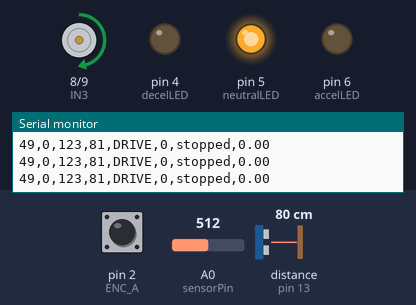
Simulated run of this sketch. Board: Arduino Uno, built with avr-gcc and run on an emulated ATmega328P. On the bench: motor-driver pin pairs drawn as motors (green arrow = first pin HIGH = forward, orange = second pin HIGH = backward, longer = more drive, scaled by the enable pin), output pins drawn as LEDs (lit = HIGH), the last lines printed to the serial monitor. Inputs (shaded band) come from the test bench; at power-on: A0 (sensorPin) = 512, pin 2 (ENC_A) HIGH, distance to the obstacle (sensor on pin 13) 80 cm. The echo pulse lasts 58.3 µs per cm.

Above: at 1.2 s.
1.3 s: A0 (sensorPin) set to 716
At 1.6 s:
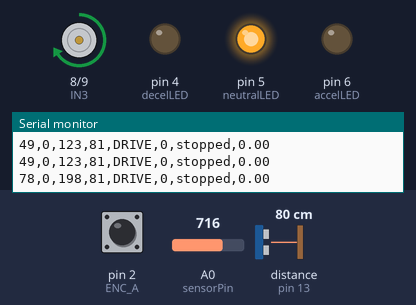
2.8 s: A0 (sensorPin) set to 306
At 3.7 s:
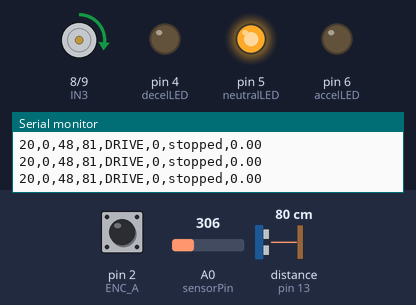
4.4 s: A0 (sensorPin) set to 122
At 5.6 s:
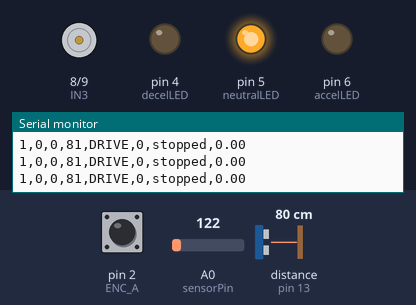
6.0 s: A0 (sensorPin) set to 159
7.5 s: A0 (sensorPin) set to 185
At 8.0 s:
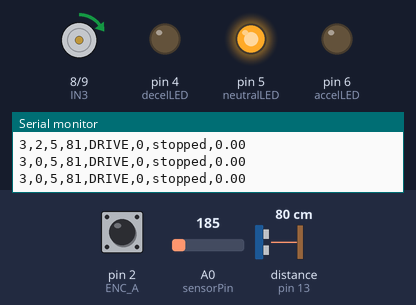
Timing chart, 0 to 10.5 s (numbered marks = the images above; inputs shaded):
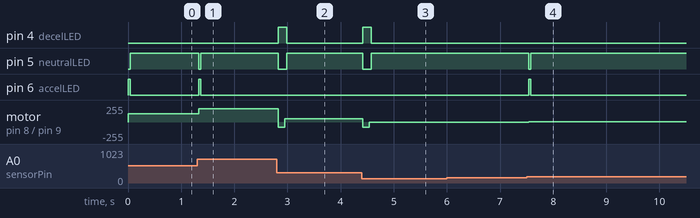

Measured:
- after the input at 1.3 s, pin 5 (neutralLED): HIGH → LOW at once, → HIGH 0.04 s later; pin 6 (accelLED): LOW → HIGH at once, → LOW 0.04 s later; motor on pin 8 (IN3) / pin 9 (IN4): forward 123/255 → forward 198/255 at once
- after the input at 2.8 s, pin 4 (decelLED): LOW → HIGH at once, → LOW 0.16 s later; pin 5 (neutralLED): HIGH → LOW at once, → HIGH 0.16 s later; motor on pin 8 (IN3) / pin 9 (IN4): forward 198/255 → backward 80/255 at once, → forward 48/255 0.12 s later
- after the input at 4.4 s, pin 4 (decelLED): LOW → HIGH at once, → LOW 0.16 s later; pin 5 (neutralLED): HIGH → LOW at once, → HIGH 0.16 s later; motor on pin 8 (IN3) / pin 9 (IN4): forward 48/255 → backward 80/255 at once, → stopped 0.12 s later
- after the input at 7.5 s, pin 5 (neutralLED): HIGH → LOW at once, → HIGH 0.04 s later; pin 6 (accelLED): LOW → HIGH at once, → LOW 0.04 s later; motor on pin 8 (IN3) / pin 9 (IN4): stopped → forward 5/255 at once

The sketch:

ReverseBraking.ino
```cpp
// =====================================
// One-Pedal Drive + Reverse Braking + Encoder + Ultrasonic
// Arduino Uno + L298N
// =====================================

#include <NewPing.h>

// ---------- Pedal ----------
const int sensorPin = A0;
const int accelLED = 6;
const int decelLED = 4;
const int neutralLED = 5;

// ---------- Pedal variables ----------
int currentVal = 0;
int previousVal = 0;
const int threshold = 1;

// ---------- Motor pins (L298N) ----------
const int IN3 = 8;
const int IN4 = 9;
const int ENB = 10;   // PWM pin

// ---------- Reverse braking logic ----------
const int BRAKE_DELTA_THRESHOLD = -2;   // if current - previous <= -2 => brake
const int BRAKE_PULSE_MS = 120;         // reverse torque pulse length
const int MIN_BRAKE_PWM = 80;           // minimum braking PWM
const int MAX_BRAKE_PWM = 200;          // max braking PWM

// ---------- Ultrasonic ----------
const int maxDistance = 100;   // cm
const int TriggerPin = 12;
const int EchoPin = 13;
NewPing sonar(TriggerPin, EchoPin, maxDistance);

// ---------- Encoder pins ----------
const int ENC_A = 2;   // Yellow
const int ENC_B = 3;   // White

volatile long encoderCount = 0;

// ---------- RPM calculation ----------
unsigned long lastRPMTime = 0;
long lastCountForRPM = 0;
const float CPR = 32.0;

// ---------- Encoder ISR ----------
void encoderISR_A() {
  int a = digitalRead(ENC_A);
  int b = digitalRead(ENC_B);

  if (a == b) {
    encoderCount++;
  } else {
    encoderCount--;
  }
}

// ---------- Motor helpers ----------
void forwardDrive(int speed) {
  speed = constrain(speed, 0, 255);
  digitalWrite(IN3, HIGH);
  digitalWrite(IN4, LOW);
  analogWrite(ENB, speed);
}

void reverseTorque(int speed) {
  speed = constrain(speed, 0, 255);
  digitalWrite(IN3, LOW);
  digitalWrite(IN4, HIGH);
  analogWrite(ENB, speed);
}

void coastStop() {
  analogWrite(ENB, 0);
  digitalWrite(IN3, LOW);
  digitalWrite(IN4, LOW);
}

void setup() {
  Serial.begin(9600);

  // LED pins
  pinMode(accelLED, OUTPUT);
  pinMode(decelLED, OUTPUT);
  pinMode(neutralLED, OUTPUT);

  // Motor pins
  pinMode(IN3, OUTPUT);
  pinMode(IN4, OUTPUT);
  pinMode(ENB, OUTPUT);

  // Encoder pins
  pinMode(ENC_A, INPUT_PULLUP);
  pinMode(ENC_B, INPUT_PULLUP);
  attachInterrupt(digitalPinToInterrupt(ENC_A), encoderISR_A, CHANGE);

  // Safe motor state
  coastStop();

  lastRPMTime = millis();

}

void loop() {
  // ---------- Read pedal ----------
  int sensorValue = analogRead(sensorPin);
  int percent = map(sensorValue, 168, 869, 1, 100);
  percent = constrain(percent, 1, 100);

  currentVal = percent;
  int delta = currentVal - previousVal;

  // ---------- Convert pedal to PWM ----------
  int pwm = map(percent, 1, 100, 0, 255);
  pwm = constrain(pwm, 0, 255);

  // ---------- Ultrasonic ----------
  int distance = sonar.ping_cm();
  if (distance == 0) {
    distance = maxDistance;   // treat no echo as "far"
  }

  // ---------- LED indication ----------
  if (delta > threshold) {
    digitalWrite(accelLED, HIGH);
    digitalWrite(decelLED, LOW);
    digitalWrite(neutralLED, LOW);
  } else if (delta < -threshold) {
    digitalWrite(accelLED, LOW);
    digitalWrite(decelLED, HIGH);
    digitalWrite(neutralLED, LOW);
  } else {
    digitalWrite(accelLED, LOW);
    digitalWrite(decelLED, LOW);
    digitalWrite(neutralLED, HIGH);
  }

  // ---------- Drive / brake logic ----------
  const char* mode = "NEUTRAL";

  if (delta <= BRAKE_DELTA_THRESHOLD) {
    int brakePwm = pwm;

    if (brakePwm < MIN_BRAKE_PWM) brakePwm = MIN_BRAKE_PWM;
    if (brakePwm > MAX_BRAKE_PWM) brakePwm = MAX_BRAKE_PWM;

    reverseTorque(brakePwm);
    mode = "BRAKE";
    delay(BRAKE_PULSE_MS);

    // after brake pulse, resume forward drive based on current pedal
    forwardDrive(pwm);
  } else {
    forwardDrive(pwm);
    mode = "DRIVE";
  }

  // ---------- Compute encoder-based direction and RPM ----------
  unsigned long now = millis();
  float rpm = 0.0;
  const char* directionText = "stopped";

  if (now - lastRPMTime >= 200) {
    noInterrupts();
    long countNow = encoderCount;
    interrupts();

    long deltaCount = countNow - lastCountForRPM;
    float dt = (now - lastRPMTime) / 1000.0;

    if (dt > 0) {
      rpm = (deltaCount / CPR) / dt * 60.0;
    }

    if (deltaCount > 0) directionText = "forward";
    else if (deltaCount < 0) directionText = "reverse";

    // ---------- Serial output ----------
    Serial.print(percent);
    Serial.print(",");
    Serial.print(delta);
    Serial.print(",");
    Serial.print(pwm);
    Serial.print(",");
    Serial.print(distance);
    Serial.print(",");
    Serial.print(mode);
    Serial.print(",");
    Serial.print(countNow);
    Serial.print(",");
    Serial.print(directionText);
    Serial.print(",");
    Serial.println(rpm, 2);

    lastCountForRPM = countNow;
    lastRPMTime = now;
  }

  previousVal = currentVal;

  delay(30);
}
```
